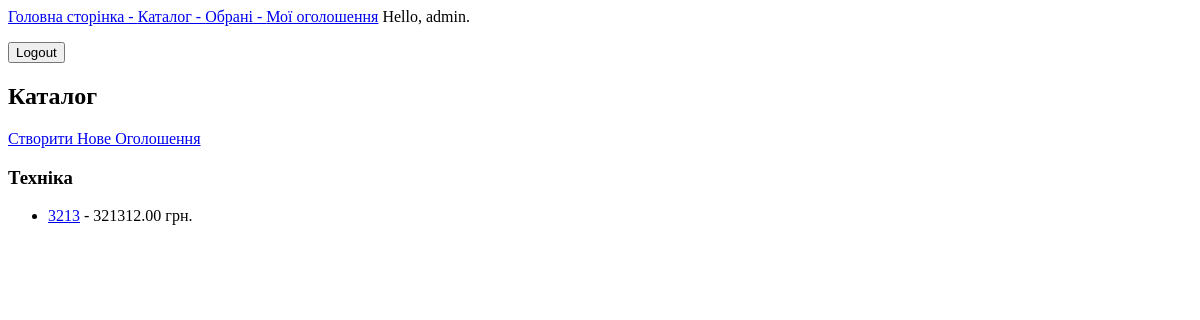
The app's page /products/ (signed in), older data.
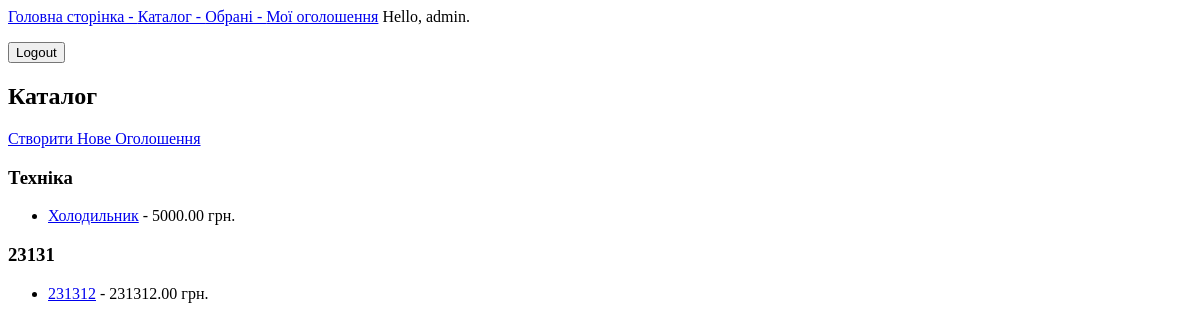
The same page, newer data.
### shop/models.py (models this page shows, shortened)
class Category(models.Model):
    name = models.CharField(max_length=100, unique=True)
    description = models.TextField()

class Product(models.Model):
    title = models.CharField(max_length=200, verbose_name='Названня товару')
    description = models.TextField(verbose_name='Опис')
    price = models.DecimalField(max_digits=10, decimal_places=2, verbose_name='Ціна')
    category = models.ForeignKey(Category, on_delete=models.CASCADE, verbose_name='Каталог')
    published_date = models.DateTimeField(default=datetime.datetime.now, verbose_name='Дата публікації')
    contact = models.CharField(max_length=200, verbose_name='Контакти')
    STATUS_CHOICES = (
        ('active', 'Активно'),
        ('sold', 'Продано'),
    )
    status = models.CharField(max_length=10, choices=STATUS_CHOICES, default='active', verbose_name='Статус')
    owner = models.ForeignKey(settings.AUTH_USER_MODEL, on_delete=models.CASCADE, related_name='products')
    image = models.ImageField(blank=True, upload_to='images')

### shop/views.py (the view)
# urls.py: path('products/', views.product_list, name='product_list'),
@login_required
def product_list(request):
    categories = Category.objects.all()
    return render(request, 'shop/product_list.html', {'categories': categories})

### templates/shop/product_list.html (shortened to what this page needs)
{% extends 'shop/base.html' %}
{% block content %}
    <h2>Каталог</h2>
    <a href="{% url 'shop:create_product' %}" class="btn btn-primary">Створити Нове Оголошення</a>
    {% for category in categories %}
        <h3>{{ category.name }}</h3>
        <ul>
            {% for product in category.product_set.all %}
                <li><a href="{% url 'shop:product_detail' product.id %}">{{ product.title }}</a> - {{ product.price }} грн.</li>
            {% endfor %}
        </ul>
    {% empty %}
        <p>Тут ще не має категорій.</p>
    {% endfor %}
{% endblock %}

Row changes from the older to the newer data that the page shows:
removed Product: title "3213", price "321312.00", shown under Category "Техніка"
added Product: title "Холодильник", price "5000.00", shown under Category "Техніка"
added Category: name "23131"
added Product: title "231312", price "231312.00", shown under "23131"
